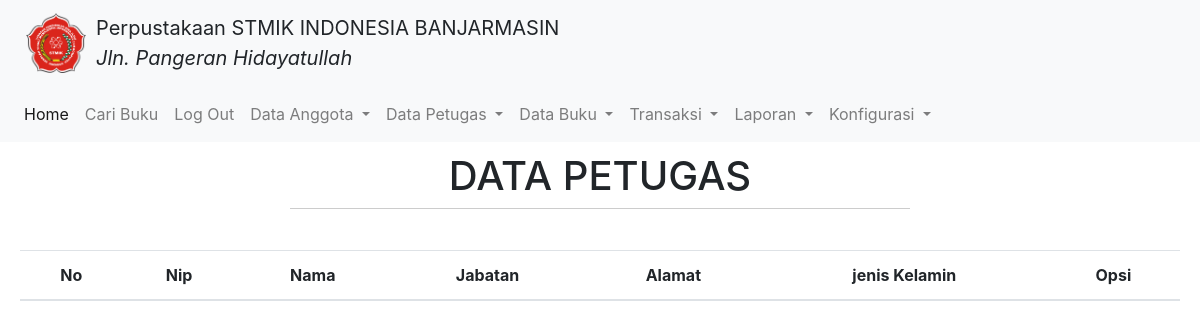
Page /?view=data-petugas (signed in) on the earlier database version.
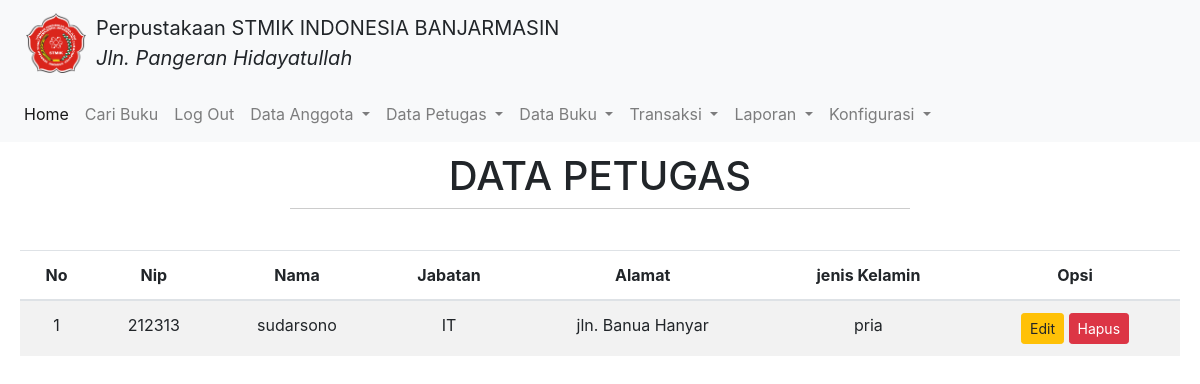
Same page on the later database version.
### tables this page shows
CREATE TABLE `petugas` (
  `nip` int(5) NOT NULL,
  `nama_petugas` varchar(30) NOT NULL,
  `jabatan` varchar(25) NOT NULL,
  `jenkel` varchar(10) NOT NULL,
  `alamat` varchar(50) NOT NULL
);

### models/admin.php (called while the page is built, shortened)
<?php
class Admin
{
  private $mysqli;
  function __construct($mysqli)
  {
    $this->mysqli = $mysqli;
  }
  public function showPetugas(){
    $db = $this->mysqli->conn;
    $sql = "SELECT * FROM petugas";
    $query = $db->query($sql);
    return $query;
  }
}
?>

### view/admin/data-petugas.php (the view, shortened to what this page needs)
<div class="header-hal">
    <h1>DATA PETUGAS</h1>
    <hr>
</div>
<div class="daftar-table">
    <table class="table table-striped text-center" id="table">
      <thead>
      <tr>
        <th>No</th>
        <th>Nip</th>
        <th>Nama</th>
        <th>Jabatan</th>
        <th>Alamat</th>
        <th>jenis Kelamin</th>
        <th>Opsi</th>
      </tr>
    </thead>
    <?php
    $data = $objAdmin->showPetugas();
    $no = 1;
    while ($a = $data->fetch_object()) {
    ?>
    <tbody>
      <tr>
        <td><?= $no; ?></td>
        <td><?= $a->nip; ?></td>
        <td><?= $a->nama_petugas; ?></td>
        <td><?= $a->jabatan; ?></td>
        <td><?= $a->alamat; ?></td>
        <td><?= $a->jenkel; ?></td>
        <td>
          <a href="?view=edit-petugas" class="btn btn-sm btn-warning">Edit</a>
          <a href="" class="btn btn-sm btn-danger">Hapus</a>
        </td>
      </tr>
    </tbody>
    <?php
    $no++;
    }
    ?>
    </table>
</div>

Differences in the rows shown:
added petugas: nip "212313", nama_petugas "sudarsono", jabatan "IT", alamat "jln. Banua Hanyar", jenkel "pria"
